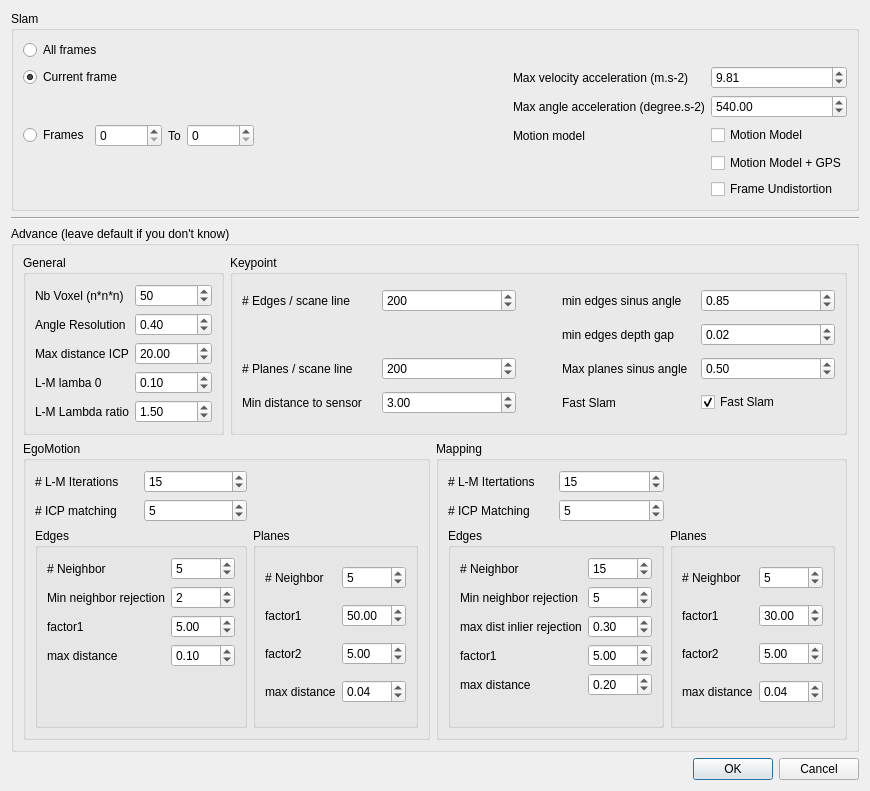
<?xml version="1.0" encoding="UTF-8"?>
<ui version="4.0">
 <class>vvSlamConfigurationDialog</class>
 <widget class="QDialog" name="vvSlamConfigurationDialog">
  <property name="geometry">
   <rect>
    <x>0</x>
    <y>0</y>
    <width>869</width>
    <height>782</height>
   </rect>
  </property>
  <property name="windowTitle">
   <string>Dialog</string>
  </property>
  <layout class="QGridLayout" name="gridLayout">
   <item row="2" column="0">
    <widget class="QGroupBox" name="groupBox_2">
     <property name="title">
      <string>Advance (leave default if you don't know)</string>
     </property>
     <layout class="QGridLayout" name="gridLayout_3">
      <item row="3" column="2">
       <widget class="QGroupBox" name="groupBox_6">
        <property name="title">
         <string>Mapping</string>
        </property>
        <layout class="QGridLayout" name="gridLayout_4" rowstretch="0,0,0" rowminimumheight="0,0,0">
         <item row="1" column="0">
          <widget class="QLabel" name="label_14">
           <property name="text">
            <string># ICP Matching</string>
           </property>
          </widget>
         </item>
         <item row="0" column="0">
          <widget class="QLabel" name="label_15">
           <property name="text">
            <string># L-M Itertations</string>
           </property>
          </widget>
         </item>
         <item row="0" column="1">
          <widget class="QSpinBox" name="Mapping_LMMaxIter">
           <property name="value">
            <number>15</number>
           </property>
          </widget>
         </item>
         <item row="1" column="1">
          <widget class="QSpinBox" name="Mapping_ICPMaxIter">
           <property name="value">
            <number>5</number>
           </property>
          </widget>
         </item>
         <item row="2" column="0" colspan="2">
          <widget class="QGroupBox" name="groupBox_10">
           <property name="title">
            <string>Edges</string>
           </property>
           <layout class="QGridLayout" name="gridLayout_10">
            <item row="1" column="0">
             <widget class="QLabel" name="label_35">
              <property name="text">
               <string>Min neighbor rejection</string>
              </property>
             </widget>
            </item>
            <item row="1" column="1">
             <widget class="QSpinBox" name="MappingMinimalLineNeighborRejection">
              <property name="value">
               <number>5</number>
              </property>
             </widget>
            </item>
            <item row="5" column="0">
             <widget class="QLabel" name="label_11">
              <property name="text">
               <string/>
              </property>
             </widget>
            </item>
            <item row="0" column="0">
             <widget class="QLabel" name="label_21">
              <property name="text">
               <string># Neighbor</string>
              </property>
             </widget>
            </item>
            <item row="0" column="1">
             <widget class="QSpinBox" name="Mapping_LineDistance_k">
              <property name="value">
               <number>15</number>
              </property>
             </widget>
            </item>
            <item row="3" column="1">
             <widget class="QDoubleSpinBox" name="Mapping_LineDistance_factor">
              <property name="maximum">
               <double>999.990000000000009</double>
              </property>
              <property name="value">
               <double>5.000000000000000</double>
              </property>
             </widget>
            </item>
            <item row="3" column="0">
             <widget class="QLabel" name="label_22">
              <property name="text">
               <string>factor1</string>
              </property>
             </widget>
            </item>
            <item row="4" column="0">
             <widget class="QLabel" name="label_27">
              <property name="text">
               <string>max distance</string>
              </property>
             </widget>
            </item>
            <item row="4" column="1">
             <widget class="QDoubleSpinBox" name="Mapping_Line_Max_Distance">
              <property name="value">
               <double>0.200000000000000</double>
              </property>
             </widget>
            </item>
            <item row="2" column="0">
             <widget class="QLabel" name="label_36">
              <property name="text">
               <string>max dist inlier rejection</string>
              </property>
             </widget>
            </item>
            <item row="2" column="1">
             <widget class="QDoubleSpinBox" name="MappingMaxDistanceInlierRejection">
              <property name="singleStep">
               <double>0.010000000000000</double>
              </property>
              <property name="value">
               <double>0.300000000000000</double>
              </property>
             </widget>
            </item>
           </layout>
          </widget>
         </item>
         <item row="2" column="2" colspan="2">
          <widget class="QGroupBox" name="groupBox_9">
           <property name="title">
            <string>Planes</string>
           </property>
           <layout class="QGridLayout" name="gridLayout_9">
            <item row="0" column="1">
             <widget class="QSpinBox" name="Mapping_PlaneDistance_k">
              <property name="value">
               <number>5</number>
              </property>
             </widget>
            </item>
            <item row="1" column="1">
             <widget class="QDoubleSpinBox" name="Mapping_PlaneDistance_factor1">
              <property name="maximum">
               <double>999.990000000000009</double>
              </property>
              <property name="value">
               <double>30.000000000000000</double>
              </property>
             </widget>
            </item>
            <item row="0" column="0">
             <widget class="QLabel" name="label_23">
              <property name="text">
               <string># Neighbor</string>
              </property>
             </widget>
            </item>
            <item row="2" column="1">
             <widget class="QDoubleSpinBox" name="Mapping_PlaneDistance_factor2">
              <property name="maximum">
               <double>999.990000000000009</double>
              </property>
              <property name="value">
               <double>5.000000000000000</double>
              </property>
             </widget>
            </item>
            <item row="2" column="0">
             <widget class="QLabel" name="label_25">
              <property name="text">
               <string>factor2</string>
              </property>
             </widget>
            </item>
            <item row="1" column="0">
             <widget class="QLabel" name="label_24">
              <property name="text">
               <string>factor1</string>
              </property>
             </widget>
            </item>
            <item row="3" column="0">
             <widget class="QLabel" name="label_28">
              <property name="text">
               <string>max distance</string>
              </property>
             </widget>
            </item>
            <item row="3" column="1">
             <widget class="QDoubleSpinBox" name="Mapping_Plane_Max_Distance">
              <property name="value">
               <double>0.040000000000000</double>
              </property>
             </widget>
            </item>
           </layout>
          </widget>
         </item>
        </layout>
       </widget>
      </item>
      <item row="1" column="1" colspan="2">
       <widget class="QGroupBox" name="groupBox_4">
        <property name="title">
         <string>Keypoint</string>
        </property>
        <layout class="QGridLayout" name="gridLayout_5">
         <item row="0" column="3">
          <widget class="QLabel" name="label_6">
           <property name="text">
            <string>min edges sinus angle</string>
           </property>
          </widget>
         </item>
         <item row="2" column="0">
          <widget class="QLabel" name="label_4">
           <property name="text">
            <string># Planes / scane line</string>
           </property>
          </widget>
         </item>
         <item row="0" column="0">
          <widget class="QLabel" name="label_2">
           <property name="text">
            <string># Edges / scane line</string>
           </property>
          </widget>
         </item>
         <item row="2" column="1">
          <widget class="QSpinBox" name="Keypoint_MaxPlanarsPerScanLine">
           <property name="maximum">
            <number>999</number>
           </property>
           <property name="value">
            <number>200</number>
           </property>
          </widget>
         </item>
         <item row="0" column="1">
          <widget class="QSpinBox" name="Keypoint_MaxEdgePerScanLine">
           <property name="maximum">
            <number>999</number>
           </property>
           <property name="value">
            <number>200</number>
           </property>
          </widget>
         </item>
         <item row="0" column="2">
          <spacer name="horizontalSpacer">
           <property name="orientation">
            <enum>Qt::Horizontal</enum>
           </property>
           <property name="sizeType">
            <enum>QSizePolicy::Minimum</enum>
           </property>
           <property name="sizeHint" stdset="0">
            <size>
             <width>40</width>
             <height>20</height>
            </size>
           </property>
          </spacer>
         </item>
         <item row="2" column="3">
          <widget class="QLabel" name="label_7">
           <property name="text">
            <string>Max planes sinus angle</string>
           </property>
          </widget>
         </item>
         <item row="4" column="1">
          <widget class="QDoubleSpinBox" name="Keypoint_MinDistanceToSensor">
           <property name="value">
            <double>3.000000000000000</double>
           </property>
          </widget>
         </item>
         <item row="0" column="4">
          <widget class="QDoubleSpinBox" name="Keypoint_EdgeSinAngleThreshold">
           <property name="maximum">
            <double>1.000000000000000</double>
           </property>
           <property name="singleStep">
            <double>0.010000000000000</double>
           </property>
           <property name="value">
            <double>0.850000000000000</double>
           </property>
          </widget>
         </item>
         <item row="2" column="4">
          <widget class="QDoubleSpinBox" name="Keypoint_PlaneSinAngleThreshold">
           <property name="maximum">
            <double>1.000000000000000</double>
           </property>
           <property name="singleStep">
            <double>0.010000000000000</double>
           </property>
           <property name="value">
            <double>0.500000000000000</double>
           </property>
          </widget>
         </item>
         <item row="4" column="4">
          <widget class="QCheckBox" name="FastSlam">
           <property name="text">
            <string>Fast Slam</string>
           </property>
           <property name="checked">
            <bool>true</bool>
           </property>
          </widget>
         </item>
         <item row="4" column="3">
          <widget class="QLabel" name="label_32">
           <property name="text">
            <string>Fast Slam</string>
           </property>
          </widget>
         </item>
         <item row="4" column="0">
          <widget class="QLabel" name="label_5">
           <property name="text">
            <string>Min distance to sensor</string>
           </property>
          </widget>
         </item>
         <item row="1" column="3">
          <widget class="QLabel" name="label_33">
           <property name="text">
            <string>min edges depth gap</string>
           </property>
          </widget>
         </item>
         <item row="1" column="4">
          <widget class="QDoubleSpinBox" name="Keypoints_EdgeDepthGapThreshold">
           <property name="singleStep">
            <double>0.001000000000000</double>
           </property>
           <property name="value">
            <double>0.020000000000000</double>
           </property>
          </widget>
         </item>
        </layout>
       </widget>
      </item>
      <item row="3" column="0" colspan="2">
       <widget class="QGroupBox" name="groupBox_5">
        <property name="title">
         <string>EgoMotion</string>
        </property>
        <layout class="QGridLayout" name="gridLayout_6">
         <item row="0" column="1">
          <widget class="QLabel" name="label_12">
           <property name="text">
            <string># L-M Iterations</string>
           </property>
          </widget>
         </item>
         <item row="2" column="1" colspan="2">
          <widget class="QGroupBox" name="groupBox_7">
           <property name="title">
            <string>Edges</string>
           </property>
           <layout class="QGridLayout" name="gridLayout_7">
            <item row="2" column="0">
             <widget class="QLabel" name="label_16">
              <property name="text">
               <string>factor1</string>
              </property>
             </widget>
            </item>
            <item row="4" column="0">
             <widget class="QLabel" name="label_10">
              <property name="text">
               <string/>
              </property>
             </widget>
            </item>
            <item row="0" column="0">
             <widget class="QLabel" name="label_17">
              <property name="text">
               <string># Neighbor</string>
              </property>
             </widget>
            </item>
            <item row="0" column="1">
             <widget class="QSpinBox" name="EgoMotion_LineDistance_k">
              <property name="value">
               <number>5</number>
              </property>
             </widget>
            </item>
            <item row="2" column="1">
             <widget class="QDoubleSpinBox" name="EgoMotion_LineDistance_factor">
              <property name="maximum">
               <double>999.990000000000009</double>
              </property>
              <property name="value">
               <double>5.000000000000000</double>
              </property>
             </widget>
            </item>
            <item row="3" column="0">
             <widget class="QLabel" name="label_9">
              <property name="text">
               <string>max distance</string>
              </property>
             </widget>
            </item>
            <item row="3" column="1">
             <widget class="QDoubleSpinBox" name="EgoMotion_Line_Max_Distance">
              <property name="singleStep">
               <double>0.010000000000000</double>
              </property>
              <property name="value">
               <double>0.100000000000000</double>
              </property>
             </widget>
            </item>
            <item row="1" column="0">
             <widget class="QLabel" name="label_34">
              <property name="text">
               <string>Min neighbor rejection</string>
              </property>
             </widget>
            </item>
            <item row="1" column="1">
             <widget class="QSpinBox" name="EgoMotionMinimalLineNeighborRejection">
              <property name="value">
               <number>2</number>
              </property>
             </widget>
            </item>
           </layout>
          </widget>
         </item>
         <item row="2" column="3" colspan="2">
          <widget class="QGroupBox" name="groupBox_8">
           <property name="title">
            <string>Planes</string>
           </property>
           <layout class="QGridLayout" name="gridLayout_8">
            <item row="2" column="0">
             <widget class="QLabel" name="label_20">
              <property name="text">
               <string>factor2</string>
              </property>
             </widget>
            </item>
            <item row="1" column="1">
             <widget class="QDoubleSpinBox" name="EgoMotion_PlaneDistance_factor1">
              <property name="maximum">
               <double>999.990000000000009</double>
              </property>
              <property name="value">
               <double>50.000000000000000</double>
              </property>
             </widget>
            </item>
            <item row="0" column="1">
             <widget class="QSpinBox" name="EgoMotion_PlaneDistance_k">
              <property name="value">
               <number>5</number>
              </property>
             </widget>
            </item>
            <item row="2" column="1">
             <widget class="QDoubleSpinBox" name="EgoMotion_PlaneDistance_factor2">
              <property name="maximum">
               <double>999.990000000000009</double>
              </property>
              <property name="value">
               <double>5.000000000000000</double>
              </property>
             </widget>
            </item>
            <item row="0" column="0">
             <widget class="QLabel" name="label_18">
              <property name="text">
               <string># Neighbor</string>
              </property>
             </widget>
            </item>
            <item row="1" column="0">
             <widget class="QLabel" name="label_19">
              <property name="text">
               <string>factor1</string>
              </property>
             </widget>
            </item>
            <item row="3" column="0">
             <widget class="QLabel" name="label_26">
              <property name="text">
               <string>max distance</string>
              </property>
             </widget>
            </item>
            <item row="3" column="1">
             <widget class="QDoubleSpinBox" name="EgoMotion_Plane_Max_Distance">
              <property name="value">
               <double>0.040000000000000</double>
              </property>
             </widget>
            </item>
           </layout>
          </widget>
         </item>
         <item row="0" column="2">
          <widget class="QSpinBox" name="EgoMotion_LMMaxIter">
           <property name="value">
            <number>15</number>
           </property>
          </widget>
         </item>
         <item row="1" column="1">
          <widget class="QLabel" name="label_13">
           <property name="text">
            <string># ICP matching</string>
           </property>
          </widget>
         </item>
         <item row="1" column="2">
          <widget class="QSpinBox" name="EgoMotion_ICPMaxIter">
           <property name="value">
            <number>5</number>
           </property>
          </widget>
         </item>
        </layout>
       </widget>
      </item>
      <item row="1" column="0">
       <widget class="QGroupBox" name="groupBox_3">
        <property name="title">
         <string>General</string>
        </property>
        <layout class="QGridLayout" name="gridLayout_11">
         <item row="0" column="1">
          <widget class="QSpinBox" name="NbVoxel">
           <property name="maximum">
            <number>500</number>
           </property>
           <property name="value">
            <number>50</number>
           </property>
          </widget>
         </item>
         <item row="1" column="1">
          <widget class="QDoubleSpinBox" name="AngleResolution">
           <property name="value">
            <double>0.400000000000000</double>
           </property>
          </widget>
         </item>
         <item row="0" column="0">
          <widget class="QLabel" name="label_8">
           <property name="text">
            <string>Nb Voxel (n*n*n)</string>
           </property>
          </widget>
         </item>
         <item row="3" column="0">
          <widget class="QLabel" name="label_30">
           <property name="text">
            <string>L-M lamba 0</string>
           </property>
          </widget>
         </item>
         <item row="2" column="1">
          <widget class="QDoubleSpinBox" name="MaxDistanceICP">
           <property name="value">
            <double>20.000000000000000</double>
           </property>
          </widget>
         </item>
         <item row="3" column="1">
          <widget class="QDoubleSpinBox" name="Lambda0">
           <property name="singleStep">
            <double>0.100000000000000</double>
           </property>
           <property name="value">
            <double>0.100000000000000</double>
           </property>
          </widget>
         </item>
         <item row="1" column="0">
          <widget class="QLabel" name="label_3">
           <property name="text">
            <string>Angle Resolution</string>
           </property>
          </widget>
         </item>
         <item row="2" column="0">
          <widget class="QLabel" name="label_29">
           <property name="text">
            <string>Max distance ICP</string>
           </property>
          </widget>
         </item>
         <item row="4" column="0">
          <widget class="QLabel" name="label_31">
           <property name="text">
            <string>L-M Lambda ratio</string>
           </property>
          </widget>
         </item>
         <item row="4" column="1">
          <widget class="QDoubleSpinBox" name="LambdaRatio">
           <property name="value">
            <double>1.500000000000000</double>
           </property>
          </widget>
         </item>
        </layout>
       </widget>
      </item>
     </layout>
    </widget>
   </item>
   <item row="3" column="0">
    <widget class="QDialogButtonBox" name="buttonBox">
     <property name="orientation">
      <enum>Qt::Horizontal</enum>
     </property>
     <property name="standardButtons">
      <set>QDialogButtonBox::Cancel|QDialogButtonBox::Ok</set>
     </property>
    </widget>
   </item>
   <item row="1" column="0">
    <widget class="Line" name="line">
     <property name="orientation">
      <enum>Qt::Horizontal</enum>
     </property>
    </widget>
   </item>
   <item row="0" column="0">
    <widget class="QGroupBox" name="groupBox">
     <property name="title">
      <string>Slam</string>
     </property>
     <layout class="QGridLayout" name="gridLayout_2">
      <item row="4" column="4">
       <spacer name="horizontalSpacer_2">
        <property name="orientation">
         <enum>Qt::Horizontal</enum>
        </property>
        <property name="sizeHint" stdset="0">
         <size>
          <width>40</width>
          <height>20</height>
         </size>
        </property>
       </spacer>
      </item>
      <item row="4" column="2">
       <widget class="QLabel" name="label">
        <property name="text">
         <string>To</string>
        </property>
       </widget>
      </item>
      <item row="0" column="0" colspan="2">
       <widget class="QRadioButton" name="allFrames">
        <property name="text">
         <string>All frames</string>
        </property>
        <property name="checked">
         <bool>false</bool>
        </property>
       </widget>
      </item>
      <item row="4" column="3">
       <widget class="QSpinBox" name="End">
        <property name="maximum">
         <number>200000</number>
        </property>
       </widget>
      </item>
      <item row="4" column="1">
       <widget class="QSpinBox" name="Start">
        <property name="maximum">
         <number>200000</number>
        </property>
       </widget>
      </item>
      <item row="4" column="0">
       <widget class="QRadioButton" name="frameRange">
        <property name="text">
         <string>Frames</string>
        </property>
       </widget>
      </item>
      <item row="3" column="5">
       <widget class="QLabel" name="label_39">
        <property name="text">
         <string>Max angle acceleration (degree.s-2)</string>
        </property>
       </widget>
      </item>
      <item row="1" column="0" colspan="2">
       <widget class="QRadioButton" name="currentFrame">
        <property name="text">
         <string>Current frame</string>
        </property>
        <property name="checked">
         <bool>true</bool>
        </property>
       </widget>
      </item>
      <item row="4" column="6">
       <widget class="QCheckBox" name="MotionModelCheckbox">
        <property name="text">
         <string>Motion Model</string>
        </property>
        <property name="checked">
         <bool>false</bool>
        </property>
       </widget>
      </item>
      <item row="1" column="5">
       <widget class="QLabel" name="label_38">
        <property name="text">
         <string>Max velocity acceleration (m.s-2) </string>
        </property>
       </widget>
      </item>
      <item row="3" column="6">
       <widget class="QDoubleSpinBox" name="AngleAccelerationSpinBox">
        <property name="maximum">
         <double>10000.000000000000000</double>
        </property>
        <property name="value">
         <double>540.000000000000000</double>
        </property>
       </widget>
      </item>
      <item row="5" column="6">
       <widget class="QCheckBox" name="MotionModelAndGPSCheckbox">
        <property name="text">
         <string>Motion Model + GPS</string>
        </property>
       </widget>
      </item>
      <item row="1" column="6">
       <widget class="QDoubleSpinBox" name="VelocityAccelerationSpinBox">
        <property name="maximum">
         <double>500.000000000000000</double>
        </property>
        <property name="singleStep">
         <double>0.100000000000000</double>
        </property>
        <property name="value">
         <double>9.810000000000000</double>
        </property>
       </widget>
      </item>
      <item row="4" column="5">
       <widget class="QLabel" name="label_37">
        <property name="text">
         <string>Motion model</string>
        </property>
       </widget>
      </item>
      <item row="6" column="6">
       <widget class="QCheckBox" name="UndistortionCheckBox">
        <property name="text">
         <string>Frame Undistortion</string>
        </property>
       </widget>
      </item>
     </layout>
    </widget>
   </item>
  </layout>
 </widget>
 <resources/>
 <connections>
  <connection>
   <sender>buttonBox</sender>
   <signal>accepted()</signal>
   <receiver>vvSlamConfigurationDialog</receiver>
   <slot>accept()</slot>
   <hints>
    <hint type="sourcelabel">
     <x>227</x>
     <y>598</y>
    </hint>
    <hint type="destinationlabel">
     <x>157</x>
     <y>274</y>
    </hint>
   </hints>
  </connection>
  <connection>
   <sender>buttonBox</sender>
   <signal>rejected()</signal>
   <receiver>vvSlamConfigurationDialog</receiver>
   <slot>reject()</slot>
   <hints>
    <hint type="sourcelabel">
     <x>295</x>
     <y>604</y>
    </hint>
    <hint type="destinationlabel">
     <x>286</x>
     <y>274</y>
    </hint>
   </hints>
  </connection>
 </connections>
</ui>
